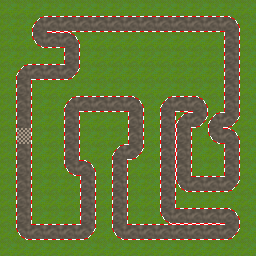

Below is a game level as drawn by its tile map, then a one-line description and the .tmx file that defines it, in full:
An orthogonal 16x16 tile map with 16x16 px tiles, 1 tile layer (Tile Layer 1).

<map version="1.2" tiledversion="2019.02.10" orientation="orthogonal" renderorder="right-down" width="16" height="16" tilewidth="16" tileheight="16" infinite="0" nextlayerid="2" nextobjectid="1">
 <tileset firstgid="1" source="RaceTileSet.tsx" />
 <layer id="1" name="Tile Layer 1" width="16" height="16">
  <data encoding="csv">
1,1,1,1,1,1,1,1,1,1,1,1,1,1,1,1,
1,1,4,2,2,2,2,2,2,2,2,2,2,2,6,1,
1,1,5,2,6,1,1,1,1,1,1,1,1,1,3,1,
1,1,1,1,3,1,1,1,1,1,1,1,1,1,3,1,
1,4,2,2,7,1,1,1,1,1,1,1,1,1,3,1,
1,3,1,1,1,1,1,1,1,1,1,1,1,1,3,1,
1,3,1,1,4,2,2,2,6,1,4,2,6,1,3,1,
1,3,1,1,3,1,1,1,3,1,3,4,7,4,7,1,
1,8,1,1,3,1,1,1,3,1,3,3,1,5,6,1,
1,3,1,1,3,1,1,4,7,1,3,3,1,1,3,1,
1,3,1,1,5,6,1,3,1,1,3,3,1,1,3,1,
1,3,1,1,1,3,1,3,1,1,3,5,2,2,7,1,
1,3,1,1,1,3,1,3,1,1,3,1,1,1,1,1,
1,3,1,1,1,3,1,3,1,1,5,2,2,2,6,1,
1,5,2,2,2,7,1,5,2,2,2,2,2,2,7,1,
1,1,1,1,1,1,1,1,1,1,1,1,1,1,1,1
</data>
 </layer>
</map>